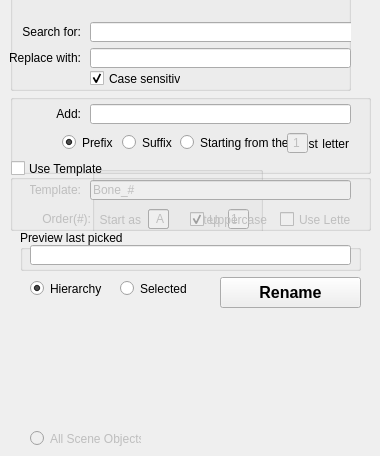
    <widget class="QWidget" name="rename_tab">
     <property name="enabled">
      <bool>true</bool>
     </property>
     <attribute name="icon">
      <iconset>
       <normaloff>icons/rename.png</normaloff>icons/rename.png</iconset>
     </attribute>
     <attribute name="title">
      <string>Rename</string>
     </attribute>
     <widget class="QPushButton" name="renameMake_Button">
      <property name="geometry">
       <rect>
        <x>220</x>
        <y>277</y>
        <width>141</width>
        <height>31</height>
       </rect>
      </property>
      <property name="font">
       <font>
        <pointsize>12</pointsize>
        <weight>75</weight>
        <bold>true</bold>
       </font>
      </property>
      <property name="toolTip">
       <string>&lt;html&gt;&lt;head/&gt;&lt;body&gt;&lt;p&gt;Good Luck!&lt;/p&gt;&lt;/body&gt;&lt;/html&gt;</string>
      </property>
      <property name="text">
       <string>Rename</string>
      </property>
      <property name="+command" stdset="0">
       <string>renameMakeCmd</string>
      </property>
     </widget>
     <widget class="QGroupBox" name="renameReplace_groupBox">
      <property name="geometry">
       <rect>
        <x>10</x>
        <y>-10</y>
        <width>341</width>
        <height>101</height>
       </rect>
      </property>
      <property name="title">
       <string/>
      </property>
      <property name="flat">
       <bool>true</bool>
      </property>
      <widget class="QLabel" name="label">
       <property name="geometry">
        <rect>
         <x>10</x>
         <y>32</y>
         <width>61</width>
         <height>20</height>
        </rect>
       </property>
       <property name="text">
        <string>Search for:</string>
       </property>
       <property name="alignment">
        <set>Qt::AlignRight|Qt::AlignTrailing|Qt::AlignVCenter</set>
       </property>
      </widget>
      <widget class="QLineEdit" name="renameSearch_lineEdit">
       <property name="geometry">
        <rect>
         <x>80</x>
         <y>32</y>
         <width>271</width>
         <height>20</height>
        </rect>
       </property>
       <property name="text">
        <string/>
       </property>
       <property name="+changeCommand" stdset="0">
        <string>renameUpdatePreviewCmd</string>
       </property>
      </widget>
      <widget class="QLineEdit" name="renameReplace_lineEdit">
       <property name="geometry">
        <rect>
         <x>80</x>
         <y>58</y>
         <width>261</width>
         <height>20</height>
        </rect>
       </property>
       <property name="text">
        <string/>
       </property>
       <property name="+changeCommand" stdset="0">
        <string>renameUpdatePreviewCmd</string>
       </property>
      </widget>
      <widget class="QLabel" name="label_6">
       <property name="geometry">
        <rect>
         <x>0</x>
         <y>60</y>
         <width>71</width>
         <height>16</height>
        </rect>
       </property>
       <property name="layoutDirection">
        <enum>Qt::LeftToRight</enum>
       </property>
       <property name="text">
        <string>Replace with:</string>
       </property>
       <property name="alignment">
        <set>Qt::AlignRight|Qt::AlignTrailing|Qt::AlignVCenter</set>
       </property>
      </widget>
      <widget class="QCheckBox" name="renameCase_checkBox">
       <property name="geometry">
        <rect>
         <x>80</x>
         <y>80</y>
         <width>91</width>
         <height>17</height>
        </rect>
       </property>
       <property name="text">
        <string>Case sensitive</string>
       </property>
       <property name="checked">
        <bool>true</bool>
       </property>
       <property name="+changeCommand" stdset="0">
        <string>renameUpdatePreviewCmd</string>
       </property>
      </widget>
     </widget>
     <widget class="QGroupBox" name="renameAdd_groupBox">
      <property name="geometry">
       <rect>
        <x>10</x>
        <y>94</y>
        <width>361</width>
        <height>80</height>
       </rect>
      </property>
      <property name="title">
       <string/>
      </property>
      <property name="flat">
       <bool>true</bool>
      </property>
      <widget class="QLineEdit" name="renamePerfix_lineEdit">
       <property name="geometry">
        <rect>
         <x>80</x>
         <y>10</y>
         <width>261</width>
         <height>20</height>
        </rect>
       </property>
       <property name="inputMethodHints">
        <set>Qt::ImhNone</set>
       </property>
       <property name="inputMask">
        <string/>
       </property>
       <property name="text">
        <string/>
       </property>
       <property name="frame">
        <bool>true</bool>
       </property>
       <property name="+changeCommand" stdset="0">
        <string>renameUpdatePreviewCmd</string>
       </property>
      </widget>
      <widget class="QLabel" name="label_7">
       <property name="geometry">
        <rect>
         <x>40</x>
         <y>10</y>
         <width>31</width>
         <height>20</height>
        </rect>
       </property>
       <property name="text">
        <string>Add:</string>
       </property>
       <property name="alignment">
        <set>Qt::AlignRight|Qt::AlignTrailing|Qt::AlignVCenter</set>
       </property>
      </widget>
      <widget class="QLabel" name="label_11">
       <property name="geometry">
        <rect>
         <x>308</x>
         <y>40</y>
         <width>31</width>
         <height>20</height>
        </rect>
       </property>
       <property name="text">
        <string>letter</string>
       </property>
       <property name="alignment">
        <set>Qt::AlignRight|Qt::AlignTrailing|Qt::AlignVCenter</set>
       </property>
      </widget>
      <widget class="QRadioButton" name="renamePrefix_radioButton">
       <property name="geometry">
        <rect>
         <x>52</x>
         <y>40</y>
         <width>51</width>
         <height>17</height>
        </rect>
       </property>
       <property name="text">
        <string>Prefix</string>
       </property>
       <property name="checked">
        <bool>true</bool>
       </property>
       <property name="+changeCommand" stdset="0">
        <string>renameUpdatePreviewCmd</string>
       </property>
       <attribute name="buttonGroup">
        <string notr="true">buttonGroup_3</string>
       </attribute>
      </widget>
      <widget class="QRadioButton" name="renameSuffix_radioButton">
       <property name="geometry">
        <rect>
         <x>112</x>
         <y>40</y>
         <width>51</width>
         <height>17</height>
        </rect>
       </property>
       <property name="text">
        <string>Suffix</string>
       </property>
       <property name="+changeCommand" stdset="0">
        <string>renameUpdatePreviewCmd</string>
       </property>
       <attribute name="buttonGroup">
        <string notr="true">buttonGroup_3</string>
       </attribute>
      </widget>
      <widget class="QRadioButton" name="renameStart_radioButton">
       <property name="geometry">
        <rect>
         <x>170</x>
         <y>40</y>
         <width>111</width>
         <height>17</height>
        </rect>
       </property>
       <property name="text">
        <string>Starting from the</string>
       </property>
       <property name="+changeCommand" stdset="0">
        <string>renameUpdatePreviewCmd</string>
       </property>
       <attribute name="buttonGroup">
        <string notr="true">buttonGroup_3</string>
       </attribute>
      </widget>
      <widget class="QLineEdit" name="renameStart_lineEdit">
       <property name="enabled">
        <bool>false</bool>
       </property>
       <property name="geometry">
        <rect>
         <x>277</x>
         <y>39</y>
         <width>21</width>
         <height>20</height>
        </rect>
       </property>
       <property name="inputMask">
        <string>99; </string>
       </property>
       <property name="text">
        <string>1</string>
       </property>
       <property name="alignment">
        <set>Qt::AlignRight|Qt::AlignTrailing|Qt::AlignVCenter</set>
       </property>
       <property name="+changeCommand" stdset="0">
        <string>renameStartChangeCmd</string>
       </property>
      </widget>
      <widget class="QLabel" name="renameStart_label">
       <property name="geometry">
        <rect>
         <x>288</x>
         <y>40</y>
         <width>20</width>
         <height>20</height>
        </rect>
       </property>
       <property name="text">
        <string>st</string>
       </property>
       <property name="alignment">
        <set>Qt::AlignRight|Qt::AlignTrailing|Qt::AlignVCenter</set>
       </property>
      </widget>
     </widget>
     <widget class="QRadioButton" name="renameHierarchy_radioButton">
      <property name="geometry">
       <rect>
        <x>30</x>
        <y>280</y>
        <width>82</width>
        <height>17</height>
       </rect>
      </property>
      <property name="text">
       <string>Hierarchy</string>
      </property>
      <property name="checked">
       <bool>true</bool>
      </property>
      <property name="+changeCommand" stdset="0">
       <string>renameUpdatePreviewCmd</string>
      </property>
      <attribute name="buttonGroup">
       <string notr="true">buttonGroup</string>
      </attribute>
     </widget>
     <widget class="QRadioButton" name="renameSelected_radioButton">
      <property name="geometry">
       <rect>
        <x>120</x>
        <y>280</y>
        <width>82</width>
        <height>17</height>
       </rect>
      </property>
      <property name="text">
       <string>Selected</string>
      </property>
      <property name="+changeCommand" stdset="0">
       <string>renameUpdatePreviewCmd</string>
      </property>
      <attribute name="buttonGroup">
       <string notr="true">buttonGroup</string>
      </attribute>
     </widget>
     <widget class="QRadioButton" name="renameAll_radioButton">
      <property name="enabled">
       <bool>false</bool>
      </property>
      <property name="geometry">
       <rect>
        <x>30</x>
        <y>430</y>
        <width>111</width>
        <height>17</height>
       </rect>
      </property>
      <property name="text">
       <string>All Scene Objects</string>
      </property>
      <property name="+changeCommand" stdset="0">
       <string>renameUpdatePreviewCmd</string>
      </property>
      <attribute name="buttonGroup">
       <string notr="true">buttonGroup</string>
      </attribute>
     </widget>
     <widget class="QGroupBox" name="renameTemplate_groupBox">
      <property name="geometry">
       <rect>
        <x>10</x>
        <y>160</y>
        <width>361</width>
        <height>71</height>
       </rect>
      </property>
      <property name="title">
       <string>Use Template</string>
      </property>
      <property name="alignment">
       <set>Qt::AlignLeading|Qt::AlignLeft|Qt::AlignVCenter</set>
      </property>
      <property name="flat">
       <bool>true</bool>
      </property>
      <property name="checkable">
       <bool>true</bool>
      </property>
      <property name="checked">
       <bool>false</bool>
      </property>
      <widget class="QLineEdit" name="renameTemplate_lineEdit">
       <property name="geometry">
        <rect>
         <x>80</x>
         <y>20</y>
         <width>261</width>
         <height>20</height>
        </rect>
       </property>
       <property name="text">
        <string>Bone_#</string>
       </property>
       <property name="+changeCommand" stdset="0">
        <string>renameUpdatePreviewCmd</string>
       </property>
      </widget>
      <widget class="QLabel" name="label_12">
       <property name="geometry">
        <rect>
         <x>20</x>
         <y>20</y>
         <width>51</width>
         <height>20</height>
        </rect>
       </property>
       <property name="text">
        <string>Template:</string>
       </property>
       <property name="alignment">
        <set>Qt::AlignRight|Qt::AlignTrailing|Qt::AlignVCenter</set>
       </property>
      </widget>
      <widget class="QLabel" name="label_13">
       <property name="geometry">
        <rect>
         <x>20</x>
         <y>49</y>
         <width>61</width>
         <height>20</height>
        </rect>
       </property>
       <property name="text">
        <string>Order(#):</string>
       </property>
       <property name="alignment">
        <set>Qt::AlignRight|Qt::AlignTrailing|Qt::AlignVCenter</set>
       </property>
      </widget>
      <widget class="QCheckBox" name="renameLetter_checkBox">
       <property name="geometry">
        <rect>
         <x>270</x>
         <y>51</y>
         <width>71</width>
         <height>17</height>
        </rect>
       </property>
       <property name="text">
        <string>Use Letter</string>
       </property>
       <property name="+changeCommand" stdset="0">
        <string>renameUpdatePreviewCmd</string>
       </property>
      </widget>
      <widget class="QGroupBox" name="renameOrderNumber_groupBox">
       <property name="geometry">
        <rect>
         <x>82</x>
         <y>6</y>
         <width>171</width>
         <height>71</height>
        </rect>
       </property>
       <property name="autoFillBackground">
        <bool>false</bool>
       </property>
       <property name="title">
        <string/>
       </property>
       <property name="flat">
        <bool>true</bool>
       </property>
       <widget class="QLabel" name="label_10">
        <property name="geometry">
         <rect>
          <x>97</x>
          <y>44</y>
          <width>31</width>
          <height>20</height>
         </rect>
        </property>
        <property name="text">
         <string>Step</string>
        </property>
        <property name="alignment">
         <set>Qt::AlignRight|Qt::AlignTrailing|Qt::AlignVCenter</set>
        </property>
       </widget>
       <widget class="QLineEdit" name="renameOrderStart_lineEdit">
        <property name="geometry">
         <rect>
          <x>56</x>
          <y>43</y>
          <width>21</width>
          <height>20</height>
         </rect>
        </property>
        <property name="inputMask">
         <string>00; </string>
        </property>
        <property name="text">
         <string>1</string>
        </property>
        <property name="+changeCommand" stdset="0">
         <string>renameUpdatePreviewCmd</string>
        </property>
       </widget>
       <widget class="QLineEdit" name="renameOrderStep_lineEdit">
        <property name="geometry">
         <rect>
          <x>136</x>
          <y>43</y>
          <width>21</width>
          <height>20</height>
         </rect>
        </property>
        <property name="inputMask">
         <string>0; </string>
        </property>
        <property name="text">
         <string>1</string>
        </property>
        <property name="+changeCommand" stdset="0">
         <string>renameUpdatePreviewCmd</string>
        </property>
       </widget>
      </widget>
      <widget class="QLineEdit" name="renameOrderLetter_lineEdit">
       <property name="geometry">
        <rect>
         <x>138</x>
         <y>49</y>
         <width>21</width>
         <height>20</height>
        </rect>
       </property>
       <property name="inputMask">
        <string>A; </string>
       </property>
       <property name="text">
        <string>A</string>
       </property>
       <property name="maxLength">
        <number>1</number>
       </property>
       <property name="alignment">
        <set>Qt::AlignRight|Qt::AlignTrailing|Qt::AlignVCenter</set>
       </property>
       <property name="+changeCommand" stdset="0">
        <string>renameUpdatePreviewCmd</string>
       </property>
      </widget>
      <widget class="QCheckBox" name="renameUpcase_checkBox">
       <property name="geometry">
        <rect>
         <x>180</x>
         <y>51</y>
         <width>81</width>
         <height>17</height>
        </rect>
       </property>
       <property name="text">
        <string>Uppercase</string>
       </property>
       <property name="checked">
        <bool>true</bool>
       </property>
       <property name="tristate">
        <bool>false</bool>
       </property>
       <property name="+changeCommand" stdset="0">
        <string>renameUpdatePreviewCmd</string>
       </property>
      </widget>
      <widget class="QLabel" name="label_9">
       <property name="geometry">
        <rect>
         <x>90</x>
         <y>50</y>
         <width>41</width>
         <height>20</height>
        </rect>
       </property>
       <property name="text">
        <string>Start as</string>
       </property>
       <property name="alignment">
        <set>Qt::AlignRight|Qt::AlignTrailing|Qt::AlignVCenter</set>
       </property>
      </widget>
      <zorder>renameOrderNumber_groupBox</zorder>
      <zorder>renameTemplate_lineEdit</zorder>
      <zorder>label_12</zorder>
      <zorder>label_13</zorder>
      <zorder>renameLetter_checkBox</zorder>
      <zorder>renameOrderLetter_lineEdit</zorder>
      <zorder>renameUpcase_checkBox</zorder>
      <zorder>label_9</zorder>
     </widget>
     <widget class="QGroupBox" name="renamePreview_groupBox">
      <property name="geometry">
       <rect>
        <x>20</x>
        <y>230</y>
        <width>341</width>
        <height>41</height>
       </rect>
      </property>
      <property name="title">
       <string>Preview last picked</string>
      </property>
      <widget class="QLineEdit" name="renamePreview_lineEdit">
       <property name="enabled">
        <bool>true</bool>
       </property>
       <property name="geometry">
        <rect>
         <x>10</x>
         <y>15</y>
         <width>321</width>
         <height>20</height>
        </rect>
       </property>
       <property name="text">
        <string/>
       </property>
       <property name="alignment">
        <set>Qt::AlignCenter</set>
       </property>
       <property name="readOnly">
        <bool>true</bool>
       </property>
      </widget>
     </widget>
     <widget class="QCheckBox" name="renameTemplate_checkBox">
      <property name="geometry">
       <rect>
        <x>-90</x>
        <y>290</y>
        <width>70</width>
        <height>17</height>
       </rect>
      </property>
      <property name="text">
       <string>CheckBox</string>
      </property>
      <property name="+changeCommand" stdset="0">
       <string>renameUpdatePreview</string>
      </property>
     </widget>
    </widget>
